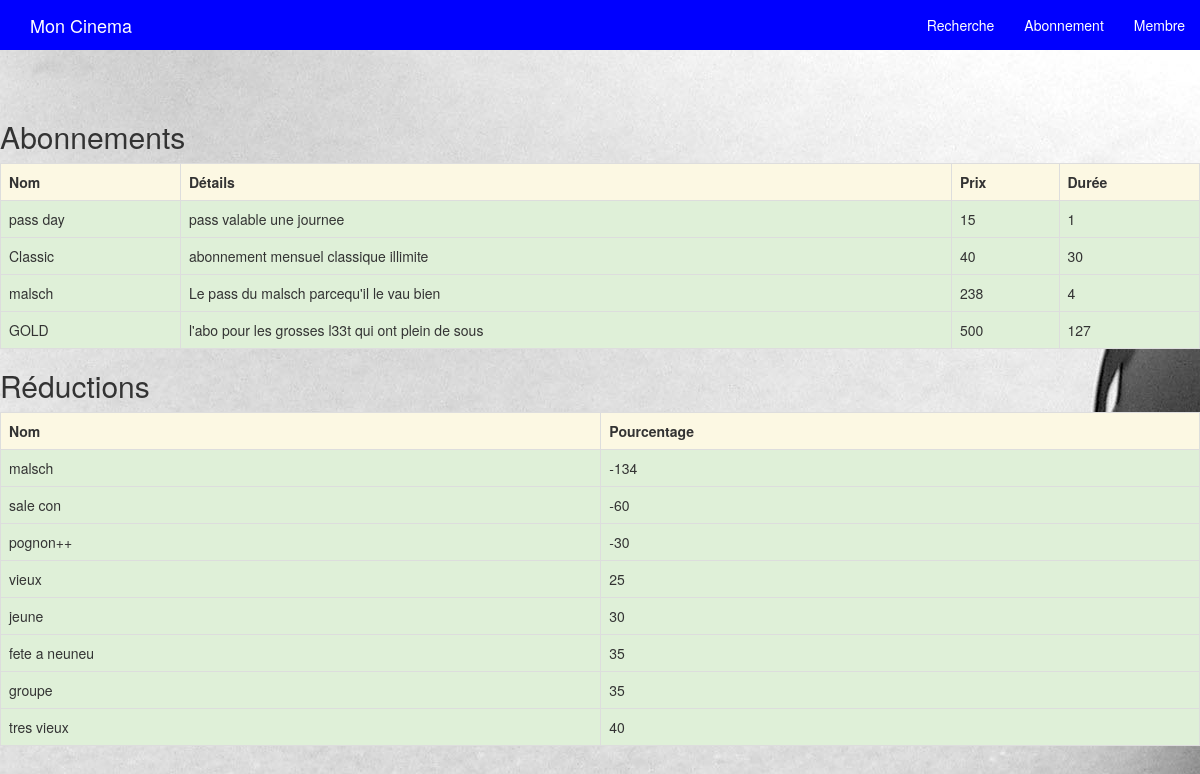
Page /abonnement.php on the committed database.
### tables this page shows
CREATE TABLE `tp_abonnement` (
  `id_abo` int(11) NOT NULL,
  `nom` varchar(255) NOT NULL,
  `resum` varchar(255) NOT NULL,
  `prix` int(11) NOT NULL,
  `duree_abo` tinyint(4) NOT NULL
);

CREATE TABLE `tp_reduction` (
  `id_reduction` int(11) NOT NULL,
  `nom` varchar(255) NOT NULL,
  `date_debut` datetime DEFAULT NULL,
  `date_fin` datetime DEFAULT NULL,
  `pourcentage_reduc` int(11) NOT NULL
);

### abonnement.php (the view, shortened to what this page needs)
<?php include "base_donnees.php"; ?>
<!DOCTYPE html>
<html lang="fr">
<head>
  <link href="../../dist/css/bootstrap.min.css" rel="stylesheet">
  <link rel="stylesheet" href="https://maxcdn.bootstrapcdn.com/bootstrap/3.3.7/css/bootstrap.min.css">
  <link rel="stylesheet" href="style.css">
</head>
<body>
  <nav class="navbar-fixed-top">
    <div class="container-fluid">
      <div class="navbar-header">
        <a class="navbar-brand" href="#">Mon Cinema</a>
      </div>
      <div id="navbar" class="navbar-collapse collapse">
        <ul class="nav navbar-nav navbar-right">
      <li><a href="index.php">Recherche</a></li>
        <li><a href="abonnement.php">Abonnement</a></li>
        <li><a href="membre.php">Membre</a></li>
      </ul>
     </div>
   </div>
 </nav>
 <?php
$query = 'SELECT `id_abo`, `nom`, `resum`, `prix`, `duree_abo` AS duree FROM `tp_abonnement` WHERE `id_abo` ORDER BY `prix`';
$abos = $bdd->query($query);
$abos = $abos->fetchAll();
$query = 'SELECT `nom`, `pourcentage_reduc` AS pourcentage FROM `tp_reduction` ORDER BY pourcentage';
$reduc = $bdd->query($query);
$reduc = $reduc->fetchAll();
?>
 <div id="main">
		<section id="abo">
			<h2>Abonnements</h2>
			<table class="table table-bordered">
				<tr class="warning">
					<th>Nom</th>
					<th>Détails</th>
					<th>Prix</th>
					<th>Durée</th>
				</tr>
				<?php
				foreach ($abos as $elem)
				{
					?>
					<tr class="success">
						<td><?php echo $elem['nom']; ?></td>
						<td><?php echo $elem['resum']; ?></td>
						<td><?php echo $elem['prix']; ?></td>
						<td><?php echo $elem['duree']; ?></td>
					</tr>
					<?php
				}
				?>
			</table>
		</section>
		<section id="reduc">
			<h2>Réductions</h2>
			<table class="table table-bordered">
				<tr class="warning">
					<th>Nom</th>
					<th>Pourcentage</th>
				</tr>
				<?php
				foreach ($reduc as $elem)
				{
					?>
					<tr class="success">
						<td><?php echo $elem['nom']; ?></td>
					<td><?php echo $elem['pourcentage']; ?></td>
				</tr>
				<?php
			}
			?>
		</table>
	</section>
</div>
</body>
</html>

### style.css (style rules this page uses)
body { padding-top: 100px; background-image: url("cinee.jpeg"); }
nav { background-color: blue; }
nav a { color: #ffffff; }

### rows in the picture
tp_abonnement: nom "pass day", resum "pass valable une journee", prix "15", duree_abo "1"
tp_abonnement: nom "Classic", resum "abonnement mensuel classique illimite", prix "40", duree_abo "30"
tp_abonnement: nom "malsch", resum "Le pass du malsch parcequ'il le vau bien", prix "238", duree_abo "4"
tp_abonnement: nom "GOLD", resum "l'abo pour les grosses l33t qui ont plein de sous", prix "500", duree_abo "127"
tp_reduction: nom "malsch", pourcentage_reduc "-134"
tp_reduction: nom "sale con", pourcentage_reduc "-60"
tp_reduction: nom "pognon++", pourcentage_reduc "-30"
tp_reduction: nom "vieux", pourcentage_reduc "25"
tp_reduction: nom "jeune", pourcentage_reduc "30"
tp_reduction: nom "fete a neuneu", pourcentage_reduc "35"
tp_reduction: nom "groupe", pourcentage_reduc "35"
tp_reduction: nom "tres vieux", pourcentage_reduc "40"
